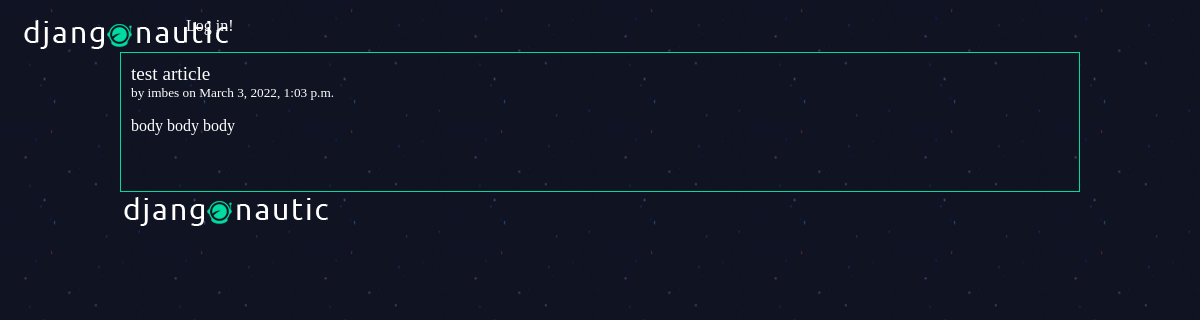
Page /articles/test-article/ on the committed database.
### articles/models.py (models this page shows, shortened)
class Article(models.Model):
    title = models.CharField(max_length=100)
    slug = models.SlugField()
    body = models.TextField()
    date = models.DateTimeField(auto_now_add=True)
    thumb = models.ImageField(default='default.png', blank=True)
    author = models.ForeignKey(User, default = None, on_delete=models.CASCADE)

### articles/views.py (the view)
# urls.py: re_path(r'^(?P<slug>[\w-]+)/$', views.article_detail, name='detail'),
def article_detail(request, slug):
    article = Article.objects.get(slug= slug)
    return render(request, 'articles/article_detail.html', context={'article': article})

### articles/templates/articles/article_detail.html
{% extends 'base_layout.html' %}
{% block content%}
<div class="article-detail">
    <div class="article">
        <h2>{{article.title}}</h2>
        <h5>by {{article.author}} on {{article.date}}</h5>
        <div class="article-text">
        <p>{{article.body}}<p> </div>
    </div>
    {% if article.thumb.url != None %}
    <div class="userimgdiv"><img id='userimgid' src="{{article.thumb.url}}"></div>
    {% endif %}
</div>
{% endblock%}

### assets/styles.css (style rules this page uses)
body { background-color: 0#0f121f; background-image:url(/static/stars.png); background-repeat: round; color:#fff; }
body * { font-family: Ubuntu; }
h1, h2, h3, h4, h5 { font-weight: normal; margin:0; }
.article { padding:10px; border: 1px solid #00dba0; position: relative; padding-bottom: 40px; }
.article h2 { font-size: 1.2em; }

### rows in the picture
Article: title "test article", author "imbes", date "March 3, 2022, 1:03 p.m.", body "body body body", thumb (placeholder picture)
